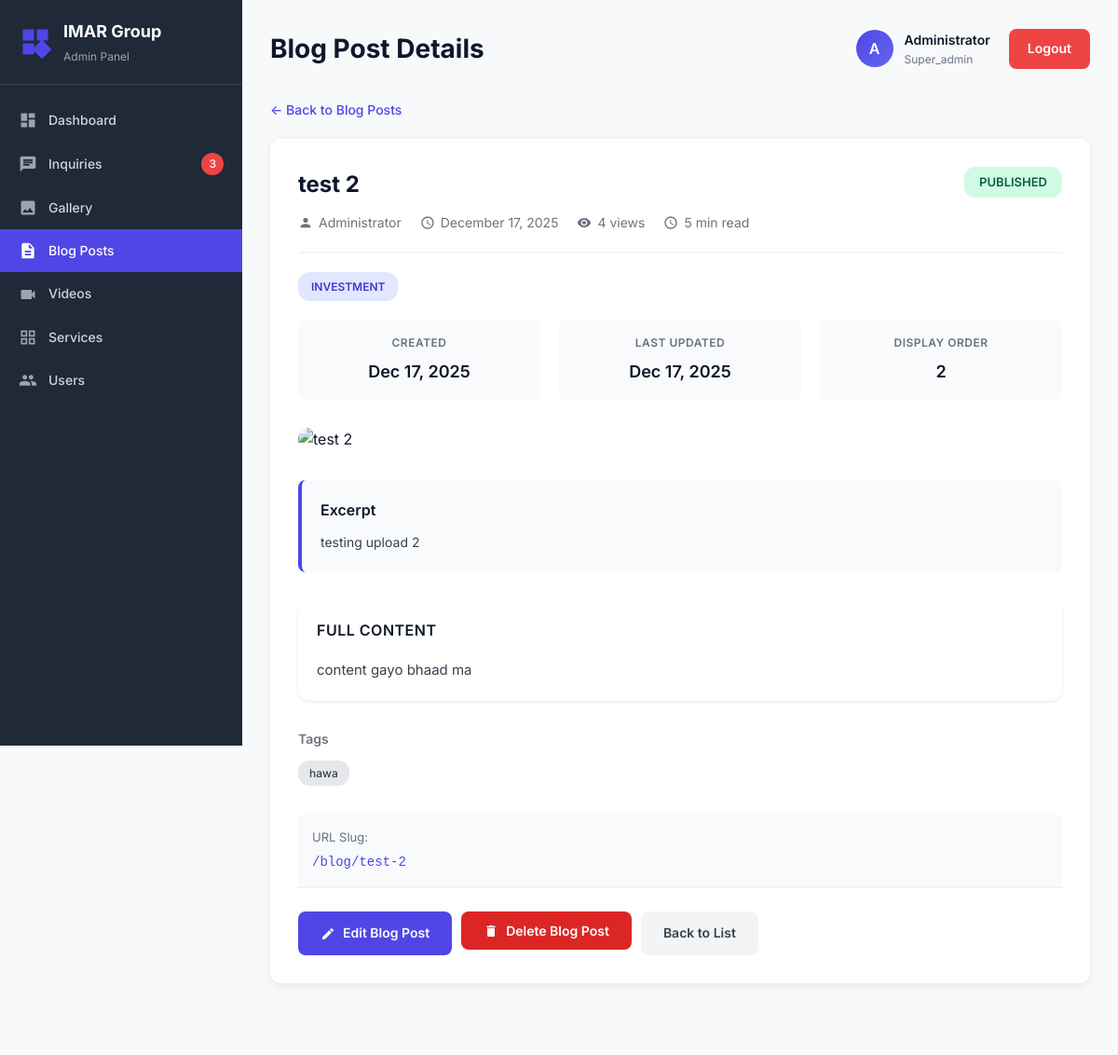
Screenshot of /admin/BLOG_CODE/view-blog.php?id=6 (signed in) with the database file from the repository.
### tables this page shows
CREATE TABLE `blog_posts` (
  `id` int(11) NOT NULL,
  `title` varchar(255) NOT NULL,
  `slug` varchar(255) NOT NULL,
  `excerpt` text DEFAULT NULL,
  `content` longtext NOT NULL,
  `featured_image` varchar(500) DEFAULT NULL,
  `thumbnail` varchar(500) DEFAULT NULL,
  `category` varchar(50) NOT NULL,
  `author` varchar(100) NOT NULL,
  `tags` varchar(255) DEFAULT NULL,
  `status` enum('draft','published','archived') DEFAULT 'draft',
  `views` int(11) DEFAULT 0,
  `read_time` int(11) DEFAULT 5,
  `is_featured` tinyint(1) DEFAULT 0,
  `display_order` int(11) DEFAULT 0,
  `meta_title` varchar(255) DEFAULT NULL,
  `meta_description` text DEFAULT NULL,
  `published_date` date DEFAULT NULL,
  `created_by` int(11) DEFAULT NULL,
  `created_at` timestamp NOT NULL DEFAULT current_timestamp(),
  `updated_at` timestamp NOT NULL DEFAULT current_timestamp() ON UPDATE current_timestamp()
);

### admin/BLOG_CODE/view-blog.php (the view, shortened to what this page needs)
<?php
require_once '../../config/config.php';
$admin_name = $_SESSION['admin_name'] ?? 'Admin';
$admin_initials = strtoupper(substr($admin_name, 0, 1));
$admin_role = $_SESSION['admin_role'] ?? 'editor';
$blog_id = $_GET['id'] ?? 0;
$stmt = $conn->prepare("SELECT * FROM blog_posts WHERE id = ?");
$stmt->bind_param("i", $blog_id);
$stmt->execute();
$result = $stmt->get_result();
$blog_post = $result->fetch_assoc();
?>
<!DOCTYPE html>
<html lang="en">
<head>
    <link rel="stylesheet" href="../../css/styles.css">
    <link rel="stylesheet" href="../../css/dashboard.css">
</head>
<body>
    <div class="dashboard">
    <?php include __DIR__ . '/../includes/sidebar.php'; ?>
    <div class="main-content">
        <div class="dashboard-header">
            <h1>Blog Post Details</h1>
            <div class="header-actions">
                <div class="user-info">
                    <div class="user-avatar"><?php echo $admin_initials; ?></div>
                    <div>
                        <div style="font-weight: 600; font-size: 14px;"><?php echo htmlspecialchars($admin_name); ?></div>
                        <div style="font-size: 12px; color: #6b7280;"><?php echo ucfirst($admin_role); ?></div>
                    </div>
                </div>
                <a href="../logout.php" class="logout-btn">Logout</a>
            </div>
        </div>
        <div class="blog-detail-container">
            <a href="blog.php" class="back-link">&larr; Back to Blog Posts</a>
            <div class="blog-card">
                <div class="blog-header">
                    <div class="blog-title">
                        <h2><?php echo htmlspecialchars($blog_post['title']); ?></h2>
                        <div class="blog-meta">
                            <span>
                                <svg width="16" height="16" viewBox="0 0 24 24" fill="currentColor">
                                    <path d="M12 12c2.21 0 4-1.79 4-4s-1.79-4-4-4-4 1.79-4 4 1.79 4 4 4zm0 2c-2.67 0-8 1.34-8 4v2h16v-2c0-2.66-5.33-4-8-4z"/>
                                </svg>
                                <?php echo htmlspecialchars($blog_post['author']); ?>
                            </span>
                            <span>
                                <svg width="16" height="16" viewBox="0 0 24 24" fill="currentColor">
                                    <path d="M11.99 2C6.47 2 2 6.48 2 12s4.47 10 9.99 10C17.52 22 22 17.52 22 12S17.52 2 11.99 2zM12 20c-4.42 0-8-3.58-8-8s3.58-8 8-8 8 3.58 8 8-3.58 8-8 8zm.5-13H11v6l5.25 3.15.75-1.23-4.5-2.67z"/>
                                </svg>
                                <?php echo date('F d, Y', strtotime($blog_post['published_date'])); ?>
                            </span>
                            <span>
                                <svg width="16" height="16" viewBox="0 0 24 24" fill="currentColor">
                                    <path d="M12 4.5C7 4.5 2.73 7.61 1 12c1.73 4.39 6 7.5 11 7.5s9.27-3.11 11-7.5c-1.73-4.39-6-7.5-11-7.5zM12 17c-2.76 0-5-2.24-5-5s2.24-5 5-5 5 2.24 5 5-2.24 5-5 5zm0-8c-1.66 0-3 1.34-3 3s1.34 3 3 3 3-1.34 3-3-1.34-3-3-3z"/>
                                </svg>
                                <?php echo number_format($blog_post['views']); ?> views
                            </span>
                            <span>
                                <svg width="16" height="16" viewBox="0 0 24 24" fill="currentColor">
                                    <path d="M11.99 2C6.47 2 2 6.48 2 12s4.47 10 9.99 10C17.52 22 22 17.52 22 12S17.52 2 11.99 2zM12 20c-4.42 0-8-3.58-8-8s3.58-8 8-8 8 3.58 8 8-3.58 8-8 8zm.5-13H11v6l5.25 3.15.75-1.23-4.5-2.67z"/>
                                </svg>
                                <?php echo $blog_post['read_time']; ?> min read
                            </span>
                        </div>
                    </div>
                    <span class="status-badge <?php echo $blog_post['status']; ?>">
                        <?php echo ucfirst($blog_post['status']); ?>
                    </span>
                </div>
                <div class="badge-row">
                    <span class="badge badge-category"><?php echo ucfirst(str_replace('-', ' ', $blog_post['category'])); ?></span>
                </div>
                <div class="info-grid">
                    <div class="info-item">
                        <label>Created</label>
                        <value><?php echo date('M d, Y', strtotime($blog_post['created_at'])); ?></value>
                    </div>
                    <div class="info-item">
                        <label>Last Updated</label>
                        <value><?php echo date('M d, Y', strtotime($blog_post['updated_at'])); ?></value>
                    </div>
                    <div class="info-item">
                        <label>Display Order</label>
                        <value><?php echo $blog_post['display_order']; ?></value>
                    </div>
                </div>
                <?php if ($blog_post['featured_image']): ?>
                <div class="featured-image-section">
                    <img src="../../../Imar-Group-Website/<?php echo htmlspecialchars($blog_post['featured_image']); ?>"
                         alt="<?php echo htmlspecialchars($blog_post['title']); ?>"
                         onerror="this.src='../assets/placeholder.jpg'">
                </div>
                <?php endif; ?>
                <?php if ($blog_post['excerpt']): ?>
                <div class="excerpt-section">
                    <h3>Excerpt</h3>
                    <p><?php echo htmlspecialchars($blog_post['excerpt']); ?></p>
                </div>
                <?php endif; ?>
                <div class="content-section">
                    <h3>Full Content</h3>
                    <div class="blog-content">
                        <?php echo $blog_post['content']; ?>
                    </div>
                </div>
                <?php if ($blog_post['tags']): ?>
                <div class="tags-section">
                    <h3 style="font-size: 14px; font-weight: 600; margin-bottom: 12px; color: #6b7280;">Tags</h3>
                    <div class="tags-list">
                        <?php
                        $tags = explode(',', $blog_post['tags']);
                        foreach ($tags as $tag):
                        ?>
                            <span class="tag-item"><?php echo htmlspecialchars(trim($tag)); ?></span>
                        <?php endforeach; ?>
                    </div>
                </div>
                <?php endif; ?>
                <div style="background: #f9fafb; padding: 15px; border-radius: 8px; margin-top: 20px;">
                    <div style="font-size: 13px; color: #6b7280; margin-bottom: 5px;">URL Slug:</div>
                    <div style="font-size: 14px; color: #4f46e5; font-weight: 500; font-family: monospace;">
                        /blog/<?php echo htmlspecialchars($blog_post['slug']); ?>
                    </div>
                </div>
                <div class="action-section">
                    <div class="btn-group">
                        <a href="edit-blog.php?id=<?php echo $blog_post['id']; ?>" class="btn btn-primary">
                            <svg width="16" height="16" viewBox="0 0 24 24" fill="currentColor">
                                <path d="M3 17.25V21h3.75L17.81 9.94l-3.75-3.75L3 17.25zM20.71 7.04c.39-.39.39-1.02 0-1.41l-2.34-2.34c-.39-.39-1.02-.39-1.41 0l-1.83 1.83 3.75 3.75 1.83-1.83z"/>
                            </svg>
                            Edit Blog Post
                        </a>
                        <?php if ($admin_role !== 'editor'): ?>
                        <form method="POST" onsubmit="return confirm('Are you sure you want to delete this blog post? This action cannot be undone.');" style="display: inline;">
                            <button type="submit" name="delete_blog" class="btn btn-delete">
                                <svg width="16" height="16" viewBox="0 0 24 24" fill="currentColor">
                                    <path d="M6 19c0 1.1.9 2 2 2h8c1.1 0 2-.9 2-2V7H6v12zM19 4h-3.5l-1-1h-5l-1 1H5v2h14V4z"/>
                                </svg>
                                Delete Blog Post
                            </button>
                        </form>
                        <?php endif; ?>
                        <a href="blog.php" class="btn btn-secondary">
                            Back to List
                        </a>
                    </div>
                </div>
            </div>
        </div>
    </div>
</div>
</body>
</html>

### css/styles.css (style rules this page uses)
* { margin: 0; padding: 0; box-sizing: border-box; font-family: 'Inter', -apple-system, BlinkMacSystemFont, 'Segoe UI', sans-serif; }
body { background-color: #f8f9fa; color: #0f172a; line-height: 1.6; }
a { text-decoration: none; color: inherit; }
.dashboard { display: flex; min-height: 100vh; background-color: #f8f9fa; }
.main-content { flex: 1; padding: 30px; background-color: #f8f9fa; overflow-y: auto; }
.dashboard-header { display: flex; justify-content: space-between; align-items: center; margin-bottom: 30px; flex-wrap: wrap; gap: 15px; }
.dashboard-header h1 { font-size: 28px; font-weight: 700; color: #0f172a; }
.header-actions { display: flex; align-items: center; gap: 20px; }
.user-info { display: flex; align-items: center; gap: 12px; }
.user-avatar { width: 40px; height: 40px; background: linear-gradient(135deg, #4f46e5 0%, #6366f1 100%); color: #ffffff; border-radius: 50%; display: flex; align-items: center; justify-content: center; font-weight: 600; font-size: 16px; }
.logout-btn { padding: 10px 20px; border: none; border-radius: 8px; background-color: #ef4444; color: #ffffff; cursor: pointer; font-size: 14px; font-weight: 600; transition: background 0.3s; }
.content-section { background: #ffffff; padding: 20px; border-radius: 12px; box-shadow: 0 1px 3px rgba(0, 0, 0, 0.1); margin-bottom: 20px; }
.btn-delete { background-color: #dc2626 !important; color: white !important; }
.btn-group { display: flex; gap: 10px; flex-wrap: wrap; }

### css/dashboard.css (style rules this page uses)
.btn-delete { background-color: #dc2626 !important; color: white !important; }
.btn-group { display: flex; gap: 10px; flex-wrap: wrap; }

### rows the page displays
blog_posts: title "test 2", author "Administrator", published_date "December 17, 2025", views "4", read_time "5", status "PUBLISHED", category "INVESTMENT", created_at "Dec 17, 2025", updated_at "Dec 17, 2025", display_order "2", excerpt "testing upload 2", content "content gayo bhaad ma", tags "hawa", slug "test-2"

### other values shown
$new_inquiries_count "3"
$admin_initials "A"
$admin_name "Administrator"
$admin_role "Super_admin"
